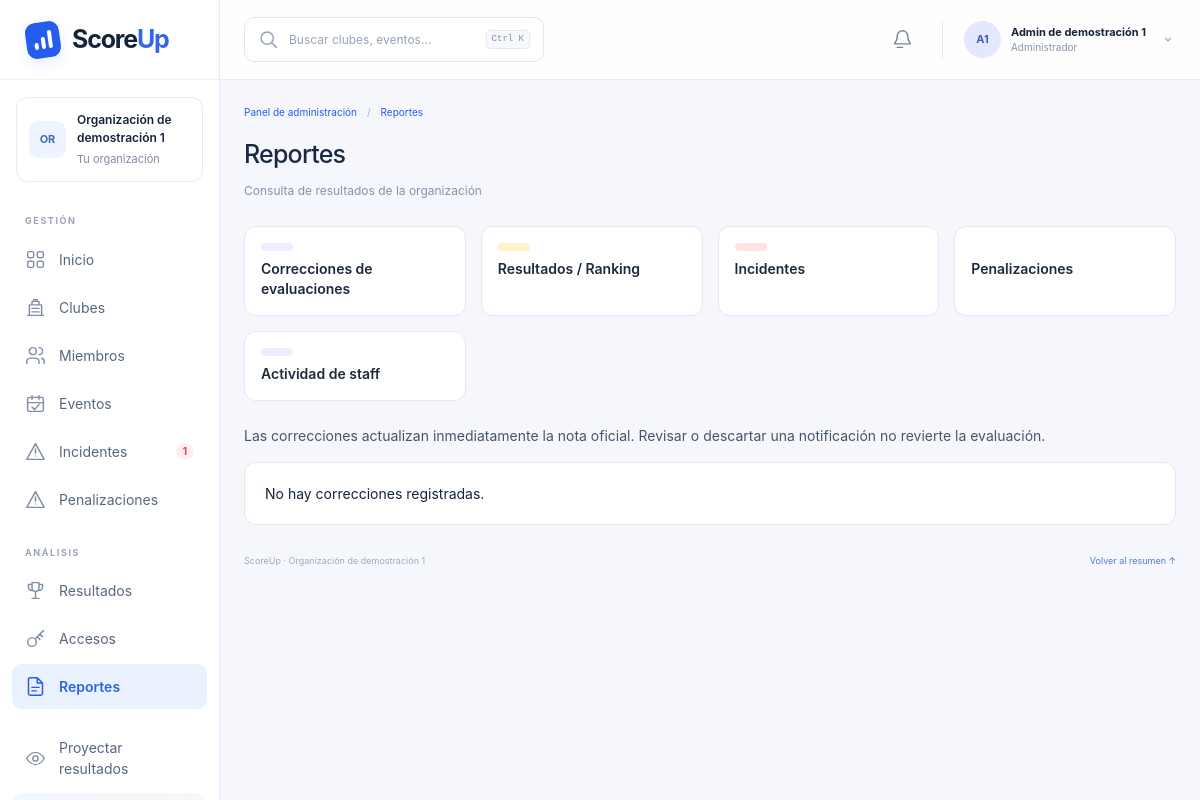
Page /admin/reportes (signed in) on the committed database.
### tables this page shows
CREATE TABLE organizaciones (
    id TEXT PRIMARY KEY, nombre TEXT NOT NULL, fecha_creacion TEXT
);

CREATE TABLE users (
    id TEXT PRIMARY KEY, organizacion_id TEXT NOT NULL, nombre TEXT NOT NULL,
    username TEXT NOT NULL, password TEXT NOT NULL, rol TEXT NOT NULL,
    evento_id TEXT, club_id TEXT
);

### app.py (the view)
@app.route("/admin/reportes")
def admin_reportes():
    user = require_rol("admin")
    view = db_org(user)
    tipo = request.args.get("tipo", "correcciones")
    temporada = request.args.get("temporada", view["eventos"][0].temporada if view["eventos"] else "2026")
    ranking = ranking_temporada(view, temporada)
    actividad = [(e, actividad_staff(view, e)) for e in view["eventos"]]
    return render_template("admin/reportes.html", user=user, db=view, tipo=tipo, temporada=temporada,
                           ranking=ranking, actividad=actividad,
                            fmt_pts=fmt_pts, fmt_fecha=fmt_fecha)

### app.py (called while the page is built, shortened)
@app.before_request
def _abrir_transaccion():
    global DB
    _db_lock.acquire()
    g.db_locked = True
    g.connection = persist.connect()
    g.connection.execute("BEGIN IMMEDIATE" if request.method == "POST" else "BEGIN")
    DB = persist.load(g.connection)
    user = current_user()
    if request.path.startswith(("/admin", "/staff")) or request.path == "/director":
        if user is None:
            return redirect(url_for("login"))

@app.after_request
def _confirmar_transaccion(response):
    conn = g.get("connection")
    if conn is not None:
        if request.method == "POST" and response.status_code < 400:
            persist.save(DB, conn)
            conn.commit()
        else:
            conn.rollback()
    response.headers["X-Content-Type-Options"] = "nosniff"
    response.headers["Referrer-Policy"] = "same-origin"
    response.headers["Cache-Control"] = "no-store"
    return response

@app.teardown_request
def _cerrar_transaccion(exc=None):
    conn = g.pop("connection", None)
    if conn is not None:
        conn.rollback()
        conn.close()
    if g.pop("db_locked", False):
        _db_lock.release()

def _eventos_org(user):
    return [e for e in DB["eventos"] if e.organizacion_id == user.organizacion_id]

def _clubs_org(user):
    return [c for c in DB["clubs"] if c.organizacion_id == user.organizacion_id]

def current_user():
    uid = session.get("user_id")
    if not uid:
        return None
    return find(DB, "users", "id", uid)

def require_rol(*roles):
    user = current_user()
    if user is None:
        return redirect(url_for("login"))
    if user.rol not in roles:
        abort(403)
    return user

@app.before_request
def _proteger_uploads_antiguos():
    if request.path.startswith("/static/uploads/"):
        return evidencia(request.path.rsplit("/", 1)[-1])

### calc.py (called while the page is built)
def porcentaje_ponderado(evaluacion, criterios):
    if evaluacion is None:
        return 0.0
    total = 0.0
    for c in criterios:
        valor = (evaluacion.valores or {}).get(c.id, 0)
        total += valor * (c.peso / 100.0)
    return total

def puntaje_evento(evaluacion, criterios, puntaje_maximo):
    if evaluacion is None:
        return 0.0
    return round((porcentaje_ponderado(evaluacion, criterios) / 100.0) * puntaje_maximo, 2)

def _valor_criterio_mayor_peso(evaluacion, criterios):
    if evaluacion is None or not criterios:
        return 0
    mayor = max(criterios, key=lambda c: c.peso)
    return (evaluacion.valores or {}).get(mayor.id, 0)

### templates/admin/reportes.html (shortened to what this page needs)
{% extends "admin/layout.html" %}
{% set active = 'reportes' %}
{% block content %}
<div class="mb-5">
  <h1 class="text-xl font-bold text-slate-800">Reportes</h1>
  <p class="mt-0.5 text-sm text-slate-500">Consulta de resultados de la organización</p>
</div>
<div class="mb-5 grid gap-3 sm:grid-cols-2 lg:grid-cols-4">
  {% set tipos = [('correcciones','Correcciones de evaluaciones','cyan'),('resultados','Resultados / Ranking','amber'),('incidentes','Incidentes','rose'),('penalizaciones','Penalizaciones','violet'),('staff','Actividad de staff','cyan')] %}
  {% for key, label, color in tipos %}
  <a href="{{ url_for('admin_reportes', tipo=key) }}" class="rounded-2xl border border-slate-200 bg-white p-4 shadow-sm {{ 'ring-2 ring-cyan-600' if tipo == key else 'hover:border-cyan-200' }}">
    <div class="h-2 w-8 rounded-full bg-{{ color }}-100 mb-2"></div>
    <div class="text-sm font-semibold text-slate-800">{{ label }}</div>
  </a>
  {% endfor %}
</div>
{% if tipo == 'correcciones' %}
<div class="space-y-4">
  <p class="text-sm text-slate-600">Las correcciones actualizan inmediatamente la nota oficial. Revisar o descartar una notificación no revierte la evaluación.</p>
  {% for r in db.correcciones | reverse %}
  {% set club = db.clubs | selectattr('id','equalto',r.club_id) | first %}
  {% set staff = db.users | selectattr('id','equalto',r.evaluador_id) | first %}
  {% set evento = db.eventos | selectattr('id','equalto',r.evento_id) | first %}
  <article class="bg-white border rounded-xl p-5">
    <h2 class="font-bold">{{ club.nombre if club else r.club_id }} · {{ evento.nombre if evento else r.evento_id }}</h2>
    <p class="text-sm mt-1">{{ staff.nombre if staff else r.evaluador_id }} · {{ r.fecha }} · <b>{{ r.estado }}</b></p>
    <table class="w-full mt-3 text-sm text-left">
      <thead><tr><th>Criterio</th><th>Antes</th><th>Después</th></tr></thead>
      <tbody>{% for id, valor in r.actual.valores.items() %}
      {% set criterio = db.criterios | selectattr('id','equalto',id) | first %}
      <tr><td>{{ criterio.nombre if criterio else id }}</td><td>{{ r.anterior.valores.get(id, '—') }}</td><td>{{ valor }}</td></tr>
      {% endfor %}</tbody>
    </table>
    <p class="mt-2 text-sm">Comentario anterior: {{ r.anterior.comentario or '—' }}</p>
    <p class="text-sm">Comentario nuevo: {{ r.actual.comentario or '—' }}</p>
    {% if r.estado == 'pendiente' %}
    <form method="post" action="{{ url_for('admin_reporte_estado', reporte_id=r.id) }}" class="mt-3 flex gap-3">
      <input type="hidden" name="csrf_token" value="{{ csrf_token() }}">
      <button name="estado" value="revisado" class="bg-cyan-700 text-white p-2 rounded-lg">Marcar revisado</button>
      <button name="estado" value="descartado" class="border p-2 rounded-lg">Descartar aviso</button>
    </form>
    {% endif %}
  </article>
  {% else %}<p class="bg-white border rounded-xl p-5">No hay correcciones registradas.</p>{% endfor %}
</div>
{% endif %}
{% endblock %}

### templates/admin/layout.html (shortened to what this page needs)
{% from 'admin/icons.html' import icon %}
<!doctype html>
<html lang="es">
<head>
  <link rel="stylesheet" href="{{ url_for('static', filename='admin-utilities.css') }}">
  <link rel="stylesheet" href="{{ url_for('static', filename='admin.css') }}">
  <link rel="stylesheet" href="{{ url_for('static', filename='admin-management.css') }}">
  <link rel="stylesheet" href="{{ url_for('static', filename='panel-theme.css') }}">
  <link rel="stylesheet" href="{{ url_for('static', filename='mobile-panels.css') }}">
</head>
<body class="admin-shell" data-panel-theme>
  <aside class="admin-sidebar" id="admin-sidebar">
    <a class="admin-brand" href="{{ url_for('panel_admin') }}"><span class="admin-brand-icon"><i></i><i></i><i></i></span><span>Score<span>Up</span></span></a>
    <div class="admin-org"><span class="admin-avatar">{{ admin_shell.organizacion.nombre[:2]|upper }}</span><div><strong>{{ admin_shell.organizacion.nombre }}</strong><small>Tu organización</small></div></div>
    <nav aria-label="Administración">
      {% for grupo, items in [('GESTIÓN',[('dashboard','Inicio'),('clubes','Clubes'),('miembros','Miembros'),('eventos','Eventos'),('incidentes','Incidentes'),('penalizaciones','Penalizaciones')]),('ANÁLISIS',[('resultados','Resultados'),('usuarios','Accesos'),('reportes','Reportes')])] %}
      <p class="admin-nav-label">{{ grupo }}</p>
      {% for key, label in items %}<a class="admin-nav-link {{ 'is-active' if active == key else '' }}" href="{{ url_for('panel_admin' if key == 'dashboard' else 'admin_' ~ key) }}" {% if active == key %}aria-current="page"{% endif %}>{{ icon(key) }}<span>{{ label }}</span>{% if key == 'incidentes' and admin_shell.incidentes_abiertos %}<b class="admin-nav-count is-red">{{ admin_shell.incidentes_abiertos }}</b>{% elif key == 'reportes' and correcciones_pendientes %}<b class="admin-nav-count">{{ correcciones_pendientes }}</b>{% endif %}</a>{% endfor %}
      {% endfor %}
      <a class="admin-nav-link admin-projector" href="{{ url_for('admin_mostrar_resultado') }}">{{ icon('eye') }}<span>Proyectar resultados</span></a>
    </nav>
    <details class="admin-help"></details>
  </aside>
  <div class="admin-workspace">
    <header class="admin-topbar">
      <div class="admin-search" role="search">{{ icon('search') }}<input id="admin-search-input" type="search" placeholder="Buscar clubes, eventos…" autocomplete="off" aria-controls="admin-search-results" aria-expanded="false"><kbd>Ctrl K</kbd></div>
      <div class="admin-topbar-right"><a class="admin-notifications" href="{{ url_for('admin_reportes', tipo='correcciones') }}" aria-label="Correcciones pendientes: {{ correcciones_pendientes }}">{{ icon('bell') }}{% if correcciones_pendientes %}<b>{{ correcciones_pendientes }}</b>{% endif %}</a><details class="admin-user-menu"><summary><span class="admin-avatar">{{ user.nombre[0]|upper }}{{ user.nombre.split()[-1][0]|upper if user.nombre.split()|length > 1 else '' }}</span><span><strong>{{ user.nombre }}</strong><small>Administrador</small></span>{{ icon('chevron') }}</summary><div><p>Sesión de administrador</p><a href="{{ url_for('logout') }}">Cerrar sesión →</a></div></details></div>
    </header>
    <main class="admin-main">
      <div class="admin-breadcrumb"><a href="{{ url_for('panel_admin') }}">Panel de administración</a><span>/</span><span>{{ {'dashboard':'Inicio','clubes':'Clubes','miembros':'Miembros','eventos':'Eventos','incidentes':'Incidentes','penalizaciones':'Penalizaciones','usuarios':'Accesos','resultados':'Resultados','reportes':'Reportes'}.get(active, 'Gestión') }}</span></div>
      <div class="{{ 'admin-management' if active != 'dashboard' else '' }}">{% block content %}{% endblock %}</div>
      {% if active != 'dashboard' %}<footer class="admin-management-footer"><span>ScoreUp · {{ admin_shell.organizacion.nombre }}</span><a href="{{ url_for('panel_admin') }}">Volver al resumen ↑</a></footer>{% endif %}
    </main>
  </div>
</body>
</html>

### static/admin-management.css (style rules this page uses)
.admin-management { padding-top:3px; }
.admin-management h1 { font-size:25px; font-weight:450; letter-spacing:-.8px; line-height:1.35; color:#1a2841; }
.admin-management h1+p { margin-top:9px; color:#8793a9; font-size:12px; font-weight:400; }
.admin-management-footer { display:flex; justify-content:space-between; flex-wrap:wrap; gap:12px; margin-top:29px; color:#a0aabd; font-size:9px; }
.admin-management-footer a { color:#9485c1; }
.admin-management>.mb-5,.admin-management>.mb-6 { margin-bottom:25px; flex-wrap:wrap; gap:15px; }
.admin-management [class~="rounded-2xl"][class~="bg-white"] { border-color:#e5e8f2; border-radius:12px; box-shadow:0 2px 4px #24365d03; }
.admin-management .shadow-sm { box-shadow:0 2px 4px #27345703; }

### static/panel-theme.css (style rules this page uses)
:root { --panel-blue:#245cee; --panel-blue-dark:#214fcf; --panel-orange:#ffb16a; --panel-soft:#eef4ff; --panel-scroll:0%; }
[data-panel-theme]::before { content:""; position:fixed; top:0; left:0; width:var(--panel-scroll); height:3px; background:linear-gradient(90deg,#ffca91,#ffab61); z-index:90; pointer-events:none; }
.admin-shell { --admin-purple:#245cee; background:#f5f8ff; }
.staff-logo,.admin-brand-icon { background:#245cee; box-shadow:0 5px 13px #245cee1c; }
.staff-nav a.is-active,.admin-nav-link.is-active { background:#eaf1ff; color:#2c64e7; }
.staff-avatar,.admin-avatar { background:#edf3ff; color:#416cbd; }
.staff-sidebar-note,.admin-help { background:linear-gradient(145deg,#f1f6ff,#fff8f0); border-color:#e4ebfb; }
.admin-help b,.admin-brand>span>span { color:#3567e4; }
.staff-topbar,.admin-topbar { background:#ffffffee; border-color:#e6ecf8; }
.admin-management .text-cyan-700,.admin-shell .text-cyan-700,.admin-management-footer a { color:#4e7bd2; }
.admin-main,.staff-main { scroll-behavior:smooth; }

### rows in the picture
organizaciones: organizacion "OR", organizacion.nombre "Organización de demostración 1"
users: nombre "A", nombre.split|length "1", nombre "Admin de demostración 1"

### other values in the picture
{{ grupo }} "GESTIÓN" "ANÁLISIS"
{{ label }} "Inicio" "Clubes" "Miembros" "Eventos" "Incidentes" "Penalizaciones" "Resultados" "Accesos" "Reportes"
{{ admin_shell.incidentes_abiertos }} "1"
{{ label }} "Correcciones de evaluaciones" "Resultados / Ranking" "Incidentes" "Penalizaciones" "Actividad de staff"
